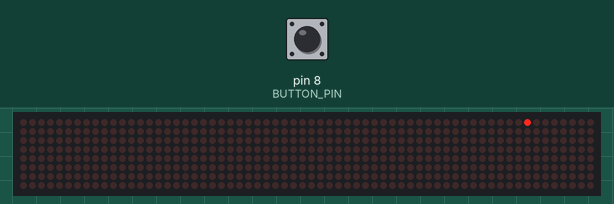
Simulated run of this sketch. Board: Arduino Uno, built with avr-gcc and run on an emulated ATmega328P. Parts: 64×8 LED matrix. The test bench sets the inputs (shaded band); at power-on: pin 8 (BUTTON_PIN) HIGH.

Above: at 1.2 s.
1.3 s: pin 8 (BUTTON_PIN) pulled LOW for 0.15 s
At 2.6 s:
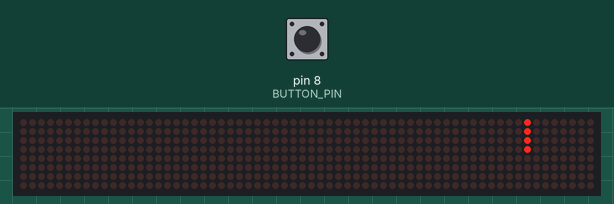
2.9 s: pin 8 (BUTTON_PIN) pulled LOW for 1 s
At 4.8 s:
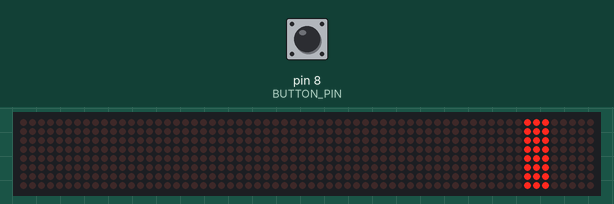
5.4 s: pin 8 (BUTTON_PIN) pulled LOW for 3.2 s
At 9.5 s:
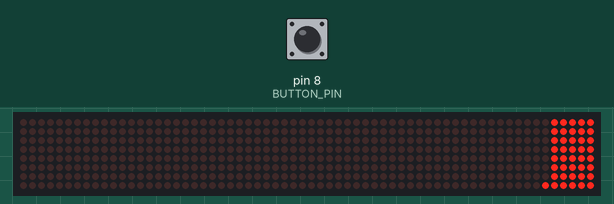
10.1 s: pin 8 (BUTTON_PIN) pulled LOW for 0.15 s
At 11.4 s:
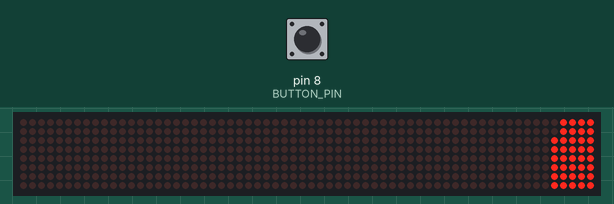
11.7 s: pin 8 (BUTTON_PIN) pulled LOW for 1 s
At 13.8 s:
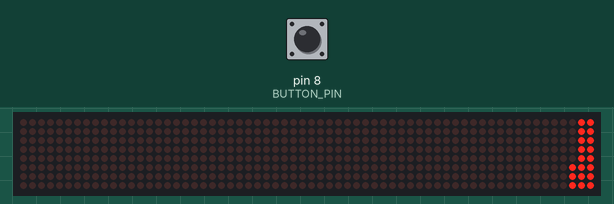
14.2 s: pin 8 (BUTTON_PIN) pulled LOW for 3.2 s
At 18.4 s:
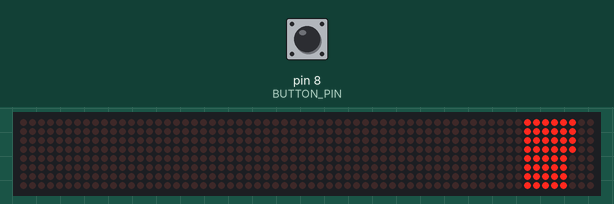

Measured:
- after the input at 1.3 s, the display: first changes at once (image 1 shows a later state)
- after the input at 2.9 s, the display: first changes at once (image 2 shows a later state)
- after the input at 5.4 s, the display: first changes at once (image 3 shows a later state)
- after the input at 10.1 s, the display: first changes at once (image 4 shows a later state)
- after the input at 11.7 s, the display: first changes after 0.05 s (image 5 shows a later state)
- after the input at 14.2 s, the display: first changes at once (image 6 shows a later state)

The sketch:

ButtonPressLightIncrements.ino
```cpp
#include <LedControl.h>
#define BUTTON_PIN 8

int DIN = 2;
int CS = 3;
int CLK = 4;


LedControl lc = LedControl(DIN, CLK, CS, 0);

void setup() {
  // put your setup code here, to run once:
  Serial.begin(9600);
  pinMode(BUTTON_PIN, INPUT_PULLUP);
  lc.shutdown(0, false);
  lc.setIntensity(0, 8);
  lc.clearDisplay(0);
}

int i = 0;
int j = 0;
bool onoff = true;

void loop() {
  if(digitalRead(BUTTON_PIN) == 0) {
    //increment LED target (col)
    i++;
    if(i > 7) {
      // reset LED target (col) and increment LED target (row)
      i=0;
      j++;
      if (j > 7) {
        // reset LED target (row) and switch to start turning off/on LEDs
        j = 0;
        onoff = !onoff;
      }
    }
  }
  lc.setLed(0, i, j, onoff);
  delay(50);
}
```
